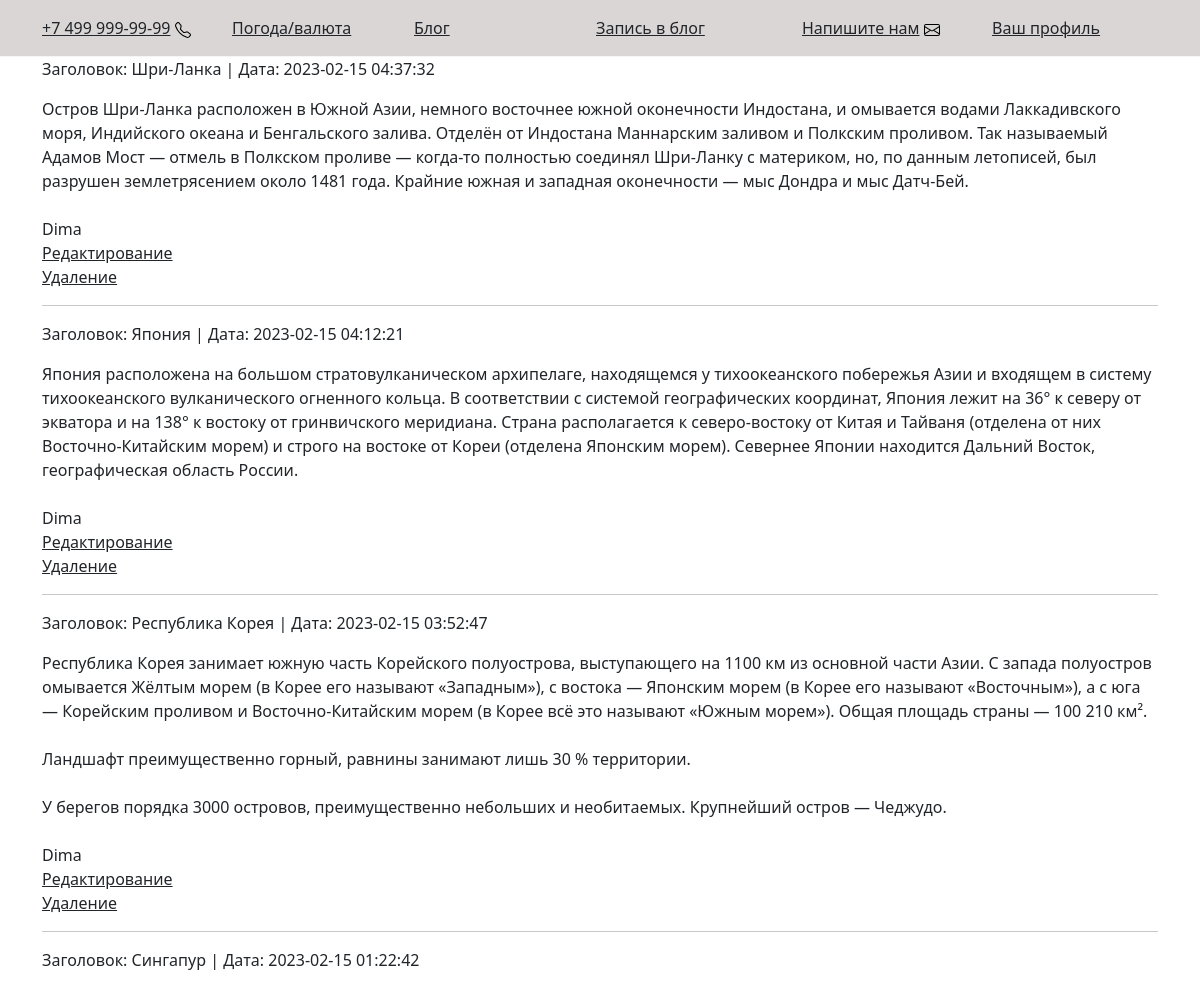
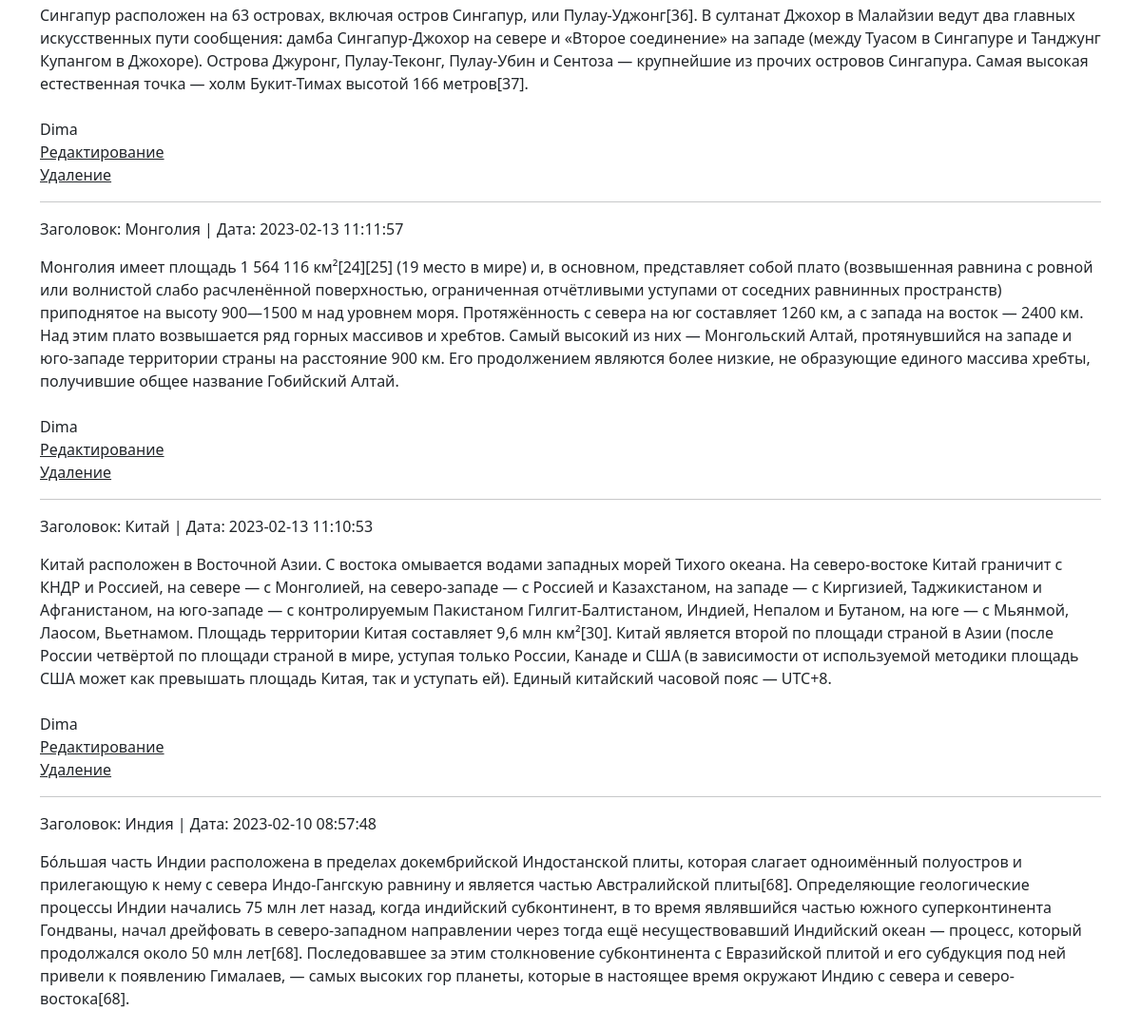
The page /toBlogShow (upper part) on the database as committed earlier (2 pictures, top to bottom).
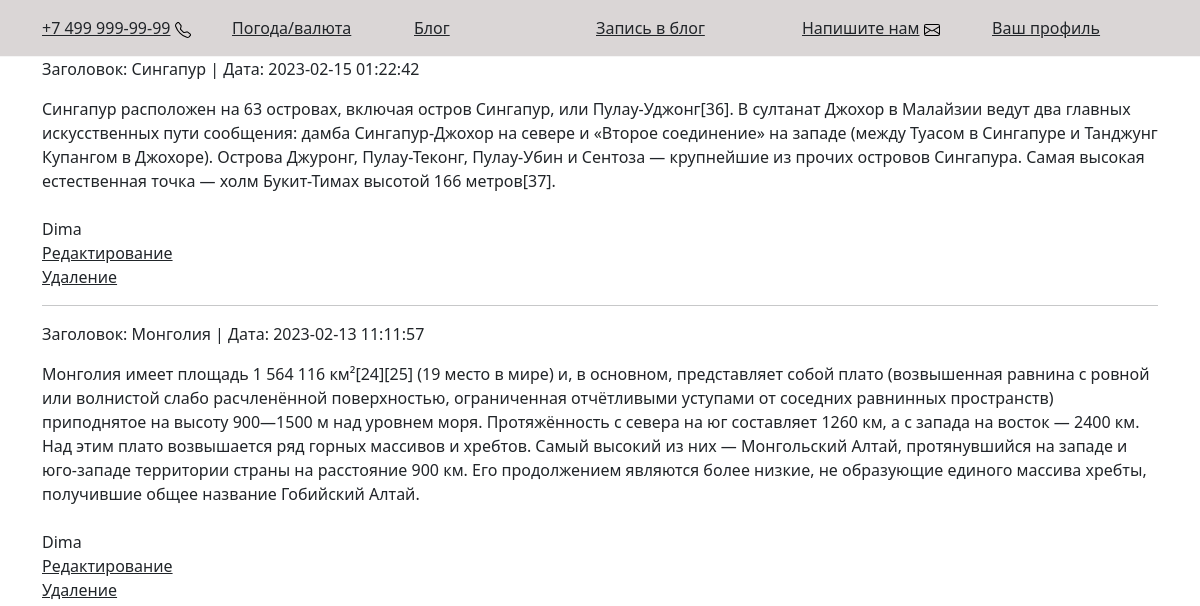
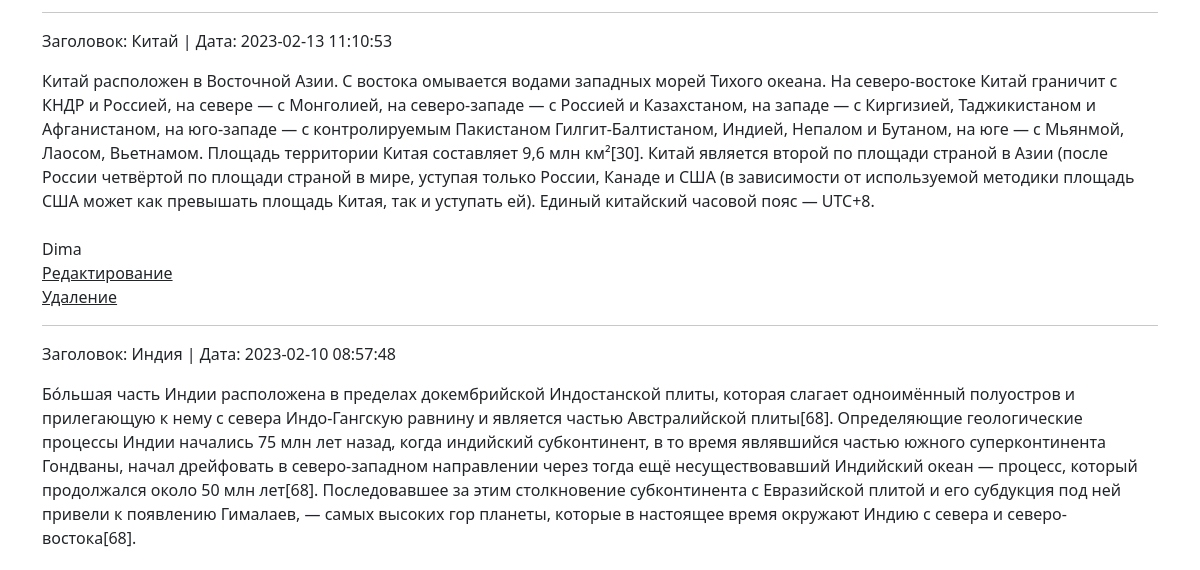
The same page on the database as committed later (2 pictures, top to bottom).
### tables this page shows
CREATE TABLE `posts` (
  `id` int UNSIGNED NOT NULL,
  `title` varchar(255) DEFAULT NULL,
  `text` text,
  `insertedOn` datetime DEFAULT NULL,
  `userId` int UNSIGNED DEFAULT NULL,
  `img` varchar(255) DEFAULT NULL
);

CREATE TABLE `users` (
  `id` int UNSIGNED NOT NULL,
  `fullname` varchar(255) DEFAULT NULL,
  `login` varchar(255) DEFAULT NULL,
  `email` varchar(255) DEFAULT NULL,
  `password` varchar(255) DEFAULT NULL,
  `avatar` varchar(255) DEFAULT NULL
);

### templates/functions.php (called while the page is built, shortened)
<?php
require_once $_SERVER['DOCUMENT_ROOT'] . '/config/connect.php';
function getMessages()
{
	global $pdo;
	$stmt = $pdo->query('SELECT posts.id,posts.title,posts.text,posts.insertedOn,posts.userId,posts.img, users.fullname
	FROM posts LEFT JOIN users ON posts.userId = users.id ORDER BY id DESC LIMIT 10');
	$arr = [];
    while ($row = $stmt->fetch())
	{
		$arr[] = $row;
	}
    return $arr;
}

### templates/blog/toBlogShow.php (the view, shortened to what this page needs)
<?php
require_once $_SERVER['DOCUMENT_ROOT'] . '/config/connect.php';
require_once $_SERVER['DOCUMENT_ROOT'] . '/templates/functions.php';
$messages = getMessages();
?>
<!doctype html>
<html lang="ru">
    <?php require $_SERVER['DOCUMENT_ROOT'] . "/templates/head.php"?>
    <body>
        <?php require $_SERVER['DOCUMENT_ROOT'] . "/templates/header.php"?>
        <main>
            <div class="container">
                <div class="row">
                    <div class="col-md">
                        <form action="/templates/blog/toBlogHandler.php" method="post" enctype="multipart/form-data">
                            <div class="mb-4">
                            <?php if (!empty($messages)) : ?>
                                <?php foreach ($messages as $message) : ?>
                                    <div class="message">
                                        <p>Заголовок: <?=$message['title']?> | Дата: <?= $message['insertedOn'] ?></p>
                                        <div><?=nl2br(htmlspecialchars($message['text']))?></div>
                                        <div><img src="<?php echo "/" . $message['img']?>" alt="" width="200" > </div>
                                        <div><?php echo $message['fullname'];?></div>
                                        <div><a href="/templates/blog/toBlogEdit.php?id=<?=$message['id']?>" class="text-dark">Редактирование</a></div>
                                        <div>
                                            <a href="javascript:void(0)" onclick="if(confirm('Вы хотите удалить?'))
                                        {location.href = '/templates/blog/toBlogShow.php?delete=<?=$message['id']?>'}" class="text-dark">Удаление</a>
                                        </div>
                                        <hr>
                                    </div>
                                <?php endforeach; ?>
                            <?php endif; ?>
                        </form>
                    </div>
                </div>
            </div>
        </main>
    </body>
</html>

Rows that differ between the two databases and show on the page:
removed posts: title "Шри-Ланка", insertedOn "2023-02-15 04:37:32", text "Остров Шри-Ланка расположен в Южной Азии, немного восточнее южной оконечности Индостана, и омывается водами Лаккадивского моря, Индийского океана и Бенгальского залива. Отделён от Индостана Маннарским заливом и Полкским проливом. Так называемый Адамов Мост — отмель в Полкском проливе — когда-то полностью соединял Шри-Ланку с материком, но, по данным летописей, был разрушен землетрясением около 1481 года. Крайние южная и западная оконечности — мыс Дондра и мыс Датч-Бей.", userId.fullname "Dima"
removed posts: title "Япония", insertedOn "2023-02-15 04:12:21", text "Япония расположена на большом стратовулканическом архипелаге, находящемся у тихоокеанского побережья Азии и входящем в систему тихоокеанского вулканического огненного кольца. В соответствии с системой географических координат, Япония лежит на 36° к северу от экватора и на 138° к востоку от гринвичского меридиана. Страна располагается к северо-востоку от Китая и Тайваня (отделена от них Восточно-Китайским морем) и строго на востоке от Кореи (отделена Японским морем). Севернее Японии находится Дальний Восток, географическая область России.", userId.fullname "Dima"
removed posts: title "Республика Корея", insertedOn "2023-02-15 03:52:47", text "Республика Корея занимает южную часть Корейского полуострова, выступающего на 1100 км из основной части Азии. С запада полуостров омывается Жёлтым морем (в Корее его называют «Западным»), с востока — Японским морем (в Корее его называют «Восточным»), а с юга — Корейским проливом и Восточно-Китайским морем (в Корее всё это называют «Южным морем»). Общая площадь страны — 100 210 км². Ландшафт преимущественно горный, равнины занимают лишь 30 % территории. У берегов порядка 3000 островов, преимущественно небольших и необитаемых. Крупнейший остров — Чеджудо.", userId.fullname "Dima"
